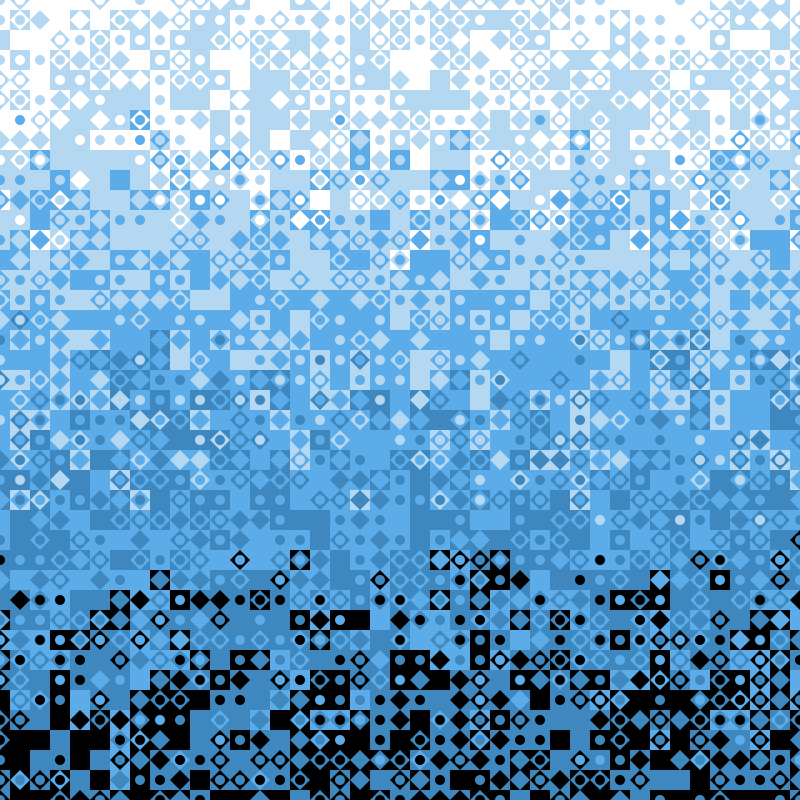
Frame 1 (no input)
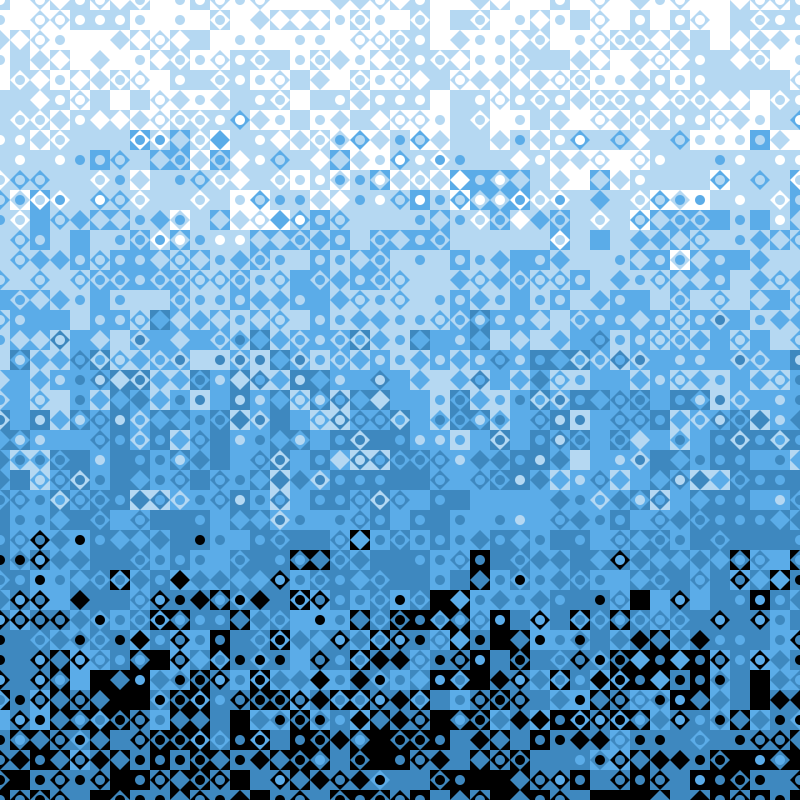
Frame 60 (the mouse pressed at the canvas centre just before this capture)
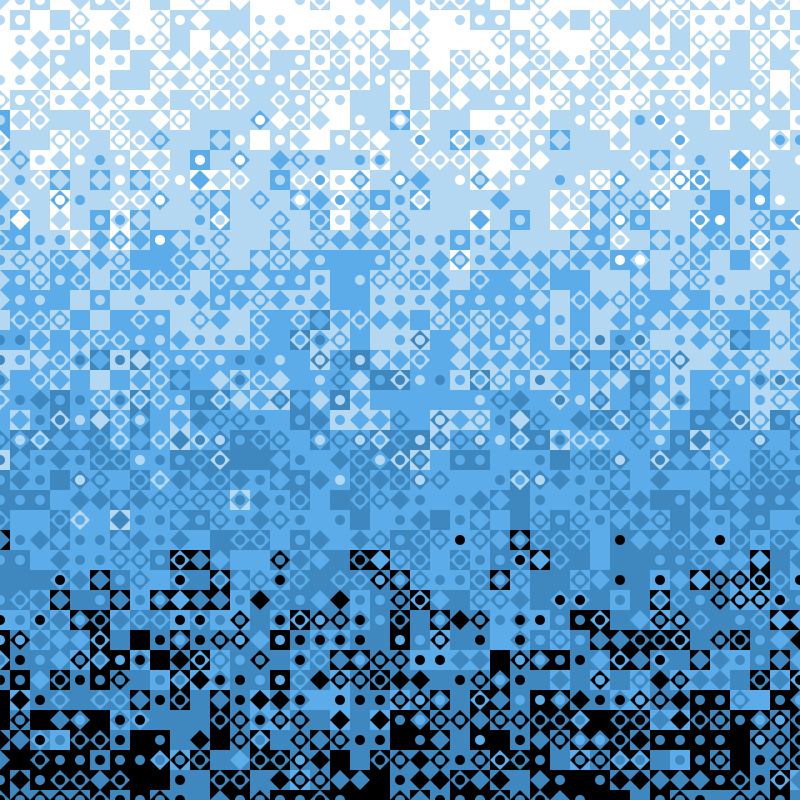
Frame 120 (the mouse held since frame 60 and released just before this capture)

The Processing sketch that drew these frames (run headless with seeded random() and noise(); from frame 60 on, the mouse is pressed at the canvas centre):

// Processing sketch: pattern
// ── pattern.pde
/*
* Emily Wang
* 6.12.19
* Class exercise: recreating https://www.instagram.com/p/BxlFCJan2h5/
*/

color[] colors = {#FFFFFF, #B5D8F2, #5BACE8,#3E88BF, #000000};

void setup() {
  size(800,800);
  noStroke();
  frameRate(5);
  //int gridSize = 20;
  //float llimit = 0;
  //float ulimit = 1.5;
  //for(int y = 0; y <= height; y += gridSize) {
  //  for(int x = 0; x <= width; x += gridSize) {
  //    pushMatrix();
  //    translate(x, y);
  //    fill(colors[(int)random(llimit, ulimit)]); //casting to an int; or use floor()
  //    drawSquare(gridSize, gridSize);
  //    fill(colors[(int)random(llimit, ulimit)]);
  //    drawDiamond(gridSize, gridSize);
  //    fill(colors[(int)random(llimit, ulimit)]);
  //    drawCircle(gridSize/2, gridSize/2);
  //    popMatrix();
  //  }
  //  llimit = min(llimit + 0.035, 2);
  //  ulimit = min(ulimit + 0.075, 4);
  //}
}

void draw() {
  int gridSize = 20;
  float llimit = 0;
  float ulimit = 1.5;
  for(int y = 0; y <= height; y += gridSize) {
    for(int x = 0; x <= width; x += gridSize) {
      pushMatrix();
      translate(x, y);
      fill(colors[(int)random(llimit, ulimit)]); //casting to an int; or use floor()
      drawSquare(gridSize, gridSize);
      fill(colors[(int)random(llimit, ulimit)]);
      drawDiamond(gridSize, gridSize);
      fill(colors[(int)random(llimit, ulimit)]);
      drawCircle(gridSize/2, gridSize/2);
      popMatrix();
    }
    llimit = min(llimit + 0.075, 3);
    ulimit = min(ulimit + 0.095, 5);
  }
}

void drawCircle(float w, float h) {
  ellipse(0, 0, w, h);
}

void drawSquare(float w, float h) {
  rectMode(CENTER);
  rect(0, 0, w, h);
}

void drawDiamond(float w, float h){
  beginShape();
  vertex(0, -h/2);
  vertex(w/2, 0);
  vertex(0, h/2);
  vertex(-w/2, 0);
  endShape(CLOSE);
}
